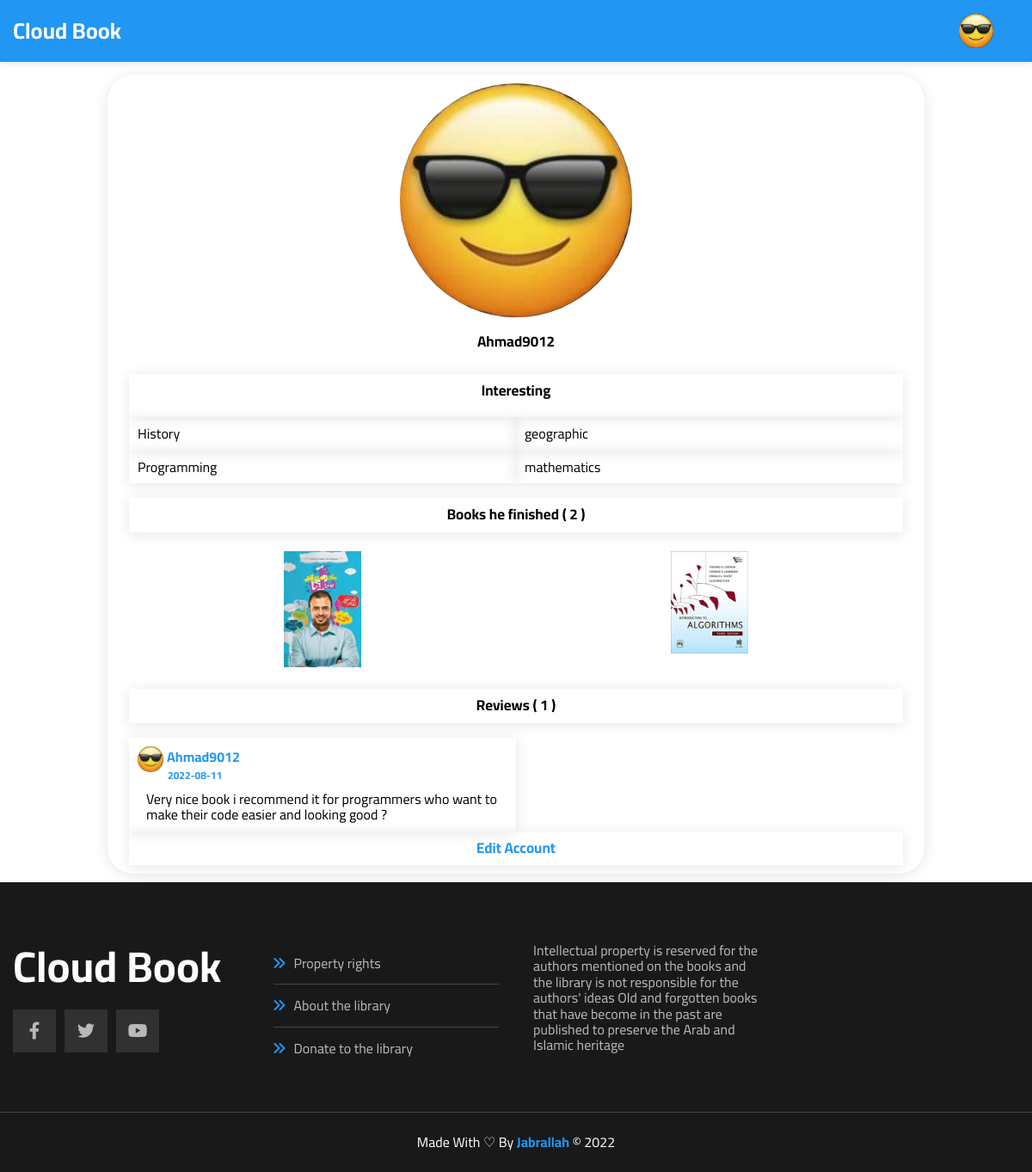
The page /myAcount.php?Username=Ahmad9012 (signed in) on the database its author committed.
### tables this page shows
CREATE TABLE `User` (
  `Username` varchar(200) DEFAULT NULL,
  `Id` bigint(20) NOT NULL,
  `Phone` int(11) NOT NULL,
  `Age` tinyint(4) NOT NULL,
  `Recite_code` int(11) DEFAULT NULL,
  `Password` char(200) NOT NULL,
  `photo` varchar(200) DEFAULT NULL
);

CREATE TABLE `Book` (
  `Title` varchar(30) NOT NULL,
  `Pages` smallint(6) NOT NULL,
  `Publish-dat` year(4) NOT NULL,
  `Code` bigint(20) NOT NULL,
  `Category_id` bigint(20) NOT NULL,
  `Author_Id` bigint(20) NOT NULL,
  `Cover` varchar(40) NOT NULL
);

### myAcount.php (the view, shortened to what this page needs)
<?php
 require 'Config.php';
 $user_name = $_SESSION['user_name'];
 $vesitorUser = $_GET['Username'];
   $activUser= $db->prepare("SELECT Id, Photo FROM User WHERE Username = '$user_name'");
   $activUser->execute();
   $ActivuserData = $activUser->fetchAll(PDO::FETCH_ASSOC);
 if ($vesitorUser && $user_name) {
   $sql = $db->prepare("SELECT Username, Photo FROM User WHERE Username = '$vesitorUser'");
   $sql->execute();
   $result = $sql->fetchAll(PDO::FETCH_ASSOC);
   $sql2 = $db->prepare("select Cover, Username from Book, User, Reded_Books where Id = User_Id AND Code = Book_Code And Username = '$vesitorUser'");
   $sql2->execute();
   $result2 = $sql2->fetchAll(PDO::FETCH_ASSOC);
   $numOfBooks = $sql2->rowCount();
   $sql3 = $db->prepare("SELECT Content, date, COUNT(Comment.Id),  Username, Photo FROM Comment, User WHERE User_Id = User.Id AND Username='$vesitorUser'");
   $sql3->execute();
   $result3 = $sql3->fetchAll(PDO::FETCH_ASSOC);
 }
?>
<!DOCTYPE html>
<html lang="en">
  <head>
    <link rel="stylesheet" href="normalize.css" />
    <link rel="stylesheet" href="myAcount.css" >
    <link rel="stylesheet" href="css/all.min.css" />
    </head>
    <body>
       <div class="header" id="header">
         <div class="container">
           <a href="main.php" class="logo">Cloud Book</a>
           <ul class="main-nav">
             <li>
               <?php
                 if (empty($ActivuserData[0]['Photo'])) {
                   echo "<a href='#'><img src='imgs/USER_IMGS/AltUser.png' style=' width : 40px; border-radius: 50%; '></a>";
                 }else {
                 echo "<a href='#'><img src='imgs/USER_IMGS/".$ActivuserData[0]['Photo']."' style=' width : 40px; border-radius: 50%; '></a>";
                 }
               ?>
	          </li>
           </ul>
         </div>
       </div>
       <div class="body" >
         <div class="container" >
           <div class="parent" >
             <center>
               <?php
                 if (empty($ActivuserData[0]['Photo'])) {
                   echo "<img src='imgs/USER_IMGS/AltUser.png' Alt='user' class='user' >";
                 }else {
                   echo "<img src='imgs/USER_IMGS/".$ActivuserData[0]['Photo']."' alt='user' class='user'><br>";
                 }
               ?>
               <h5><?php echo $result[0]['Username']?></h5>
             </center>
             <div class="intersting" >
               <div class="f1" >
                 <center>Interesting</center>
               </div>
               <div class="f2" >
                 History
               </div>
               <div class="f3" >
                 geographic
               </div>
               <div class="f4" >
                 Programming
               </div>
               <div class="f5" >
                 mathematics
               </div>
             </div>
               <div class="books">
                 <center><h3 class="title">Books he finished ( <?php echo $numOfBooks?> )</h3></center>
                 <div class="pictures">
                   <?php
                     for($i = 0; $i < $numOfBooks; $i++){
                       echo "<a  href='Book_Review.php?Code=".$result2[$i]['Code']."'><img src='imgs/".$result2[$i]['Cover']."'/></a>";
                     }
                   ?>
                  </div>
               </div>
               <div class="reviews">
                 <center><h3 class="title">Reviews ( <?php echo $result3[0]['COUNT(Comment.Id)']?> )</h3></center>
                 <div class="comments">
                   <?php
                     for($c = 0; $c < $result3[0]['COUNT(Comment.Id)']; $c++){
                       echo "<div>";
                         echo "<img style='width: 30px; border-radius: 50%; ' ' src='imgs/USER_IMGS/".$result[$c]['Photo']."'>";
                         echo "<a style=' position: relative; bottom: 12px; left: 4px; '>".$result3[$c]['Username']."</a><br>";
                         echo "<span style='font-size: 12px; position: relative; left: 35px; bottom: 10px;'>".$result3[$c]['date']."</span>";
                         echo "<p style='margin: 0px 10px 0px 10px;'>".$result3[$c]['Content']."</p>";
                       echo "</div>";
                     }
                   ?>
                 </div>
               </div>
               <div class="edit">
                 <center>
                   <a href="user_setting.php">Edit Account</a>
                 </center>
               </div>
           </div>
         </div>
       </div>
       <div class="footer">
         <div class="container">
          <div class="box">
           <h3>Cloud Book</h3>
           <ul class="social">
           <li>
             <a href="#" class="facebook">
               <i class="fab fa-facebook-f"></i>
             </a>
          </li>
          <li>
            <a href="#" class="twitter">
              <i class="fab fa-twitter"></i>
            </a>
         </li>
         <li>
          <a href="#" class="youtube">
           <i class="fab fa-youtube"></i>
          </a>
        </li>
      </ul>
       </div>
       <div class="box">
       <ul class="links">
       <li><a href="#">Property rights</a></li>
       <li><a href="#">About the library</a></li>
       <li><a href="#">Donate to the library</a></li>
       </ul>
       </div>
       <div class="paragraph" style="color: #b9b9b9;" >
       Intellectual property is reserved for the authors mentioned on the books and the library is not responsible for the authors' ideas Old and forgotten books that have become in the past are published to preserve the Arab and Islamic heritage
       </div>
       </div>
       <p class="copyright">Made With ♡ By <span> Jabrallah </span> &copy; <?php echo " 20".date(  "y" )?></p>
       </div>
    </body>
    </html>

### myAcount.css (style rules this page uses)
* { -webkit-box-sizing: border-box; -moz-box-sizing: border-box; box-sizing: border-box; }
:root { --main-color: #2196f3; --main-color-alt: #1787e0; --main-transition: 0.3s; --main-padding-top: 100px; --main-padding-bottom: 100px; --section-background: #ececec; }
html { scroll-behavior: smooth; }
body { font-family: "Cairo", sans-serif; }
a { text-decoration: none; }
ul { list-style: none; margin: 0; padding: 0; }
.container { padding-left: 15px; padding-right: 15px; margin-left: auto; margin-right: auto; margin: auto; position: relative; }
.header { background-color: var(--main-color); position: relative; -webkit-box-shadow: 0 0 10px #ddd; -moz-box-shadow: 0 0 10px #ddd; box-shadow: 0 0 10px #ddd; margin-bottom: 15px; }
.header .container { display: flex; justify-content: space-between; align-items: center; flex-wrap: wrap; position: relative; }
.header .logo { color: white; font-size: 26px; font-weight: bold; height: 72px; display: flex; justify-content: center; align-items: center; }
.header .main-nav > li > a { display: flex; justify-content: center; align-items: center; height: 72px; position: relative; color:white; padding: 0 30px; overflow: hidden; font-size: 35px; transition: var(--main-transition); }
.header .main-nav > li > a::before { content: ""; position: absolute; width: 100%; height: 4px; background-color: var(--main-color); top: 0; left: -100%; transition: var(--main-transition); }
.body { margin: auto; padding: 10px; justify-content: center; border-radius: 30px; width:100%; max-width: calc(100% - 250px); box-shadow: 0 2px 15px rgb(0 0 0 / 10%); }
.body .user { width: 30%; border-radius: 50%; }
.body h5 { margin-top: 15px; font-size: 17px; font-weight: bold; }
.body .intersting { display: grid; grid-template-columns: 50% 50%; grid-template-rows:50px auto auto auto ; }
.body .intersting .f1, .f2, .f3, .f4, .f5 { box-shadow: 0 2px 15px rgb(0 0 0 / 10%); padding: 10px; }
.body .intersting .f1 { font-size: 17px; font-weight: bold; grid-column: 1/3; }
.books h3 { font-size: 17px; font-weight: bold; box-shadow: 0 2px 15px rgb(0 0 0 / 10%); padding: 10px; width: 100%; }
.books .pictures { display: flex; flex-direction: row; flex-wrap: wrap; justify-content: space-around; }
.books img { width: 100px; padding: 5px; }
.reviews .title { font-size: 17px; font-weight: bold; box-shadow: 0 2px 15px rgb(0 0 0 / 10%); padding: 10px; width: 100%; }
.reviews .comments { display: flex; flex-direction: row; flex-wrap: wrap; justify-content: space-between; }
.reviews .comments img { width: 30px; border-radius: 50%; }
.reviews .comments a { position: relative; bottom: 12px; left: 4px; }
.reviews .comments span { font-size: 12px; position: relative; left: 35px; bottom: 10px; }
.reviews .comments p { margin: 0px 10px 0px 10px; }
.reviews .comments div { box-shadow: 0 2px 15px rgb(0 0 0 / 10%); padding: 10px; width: 50%; }
.reviews .comments div a, span { color: var(--main-color); font-weight: bold; }
.edit { box-shadow: 0 2px 15px rgb(0 0 0 / 10%); padding: 10px; width: 100%; }
.edit a { color: var(--main-color); font-size: 17px; font-weight: bold; }
.footer { background-color: #191919; margin-top: 10px; padding: 70px 0 0; }
.footer .container { display: grid; grid-template-columns: repeat(auto-fill, minmax(250px, 1fr)); gap: 40px; }
.footer .box h3 { color: white; font-size: 50px; margin: 0 0 20px; }
.footer .box .social { display: flex; }
.footer .box .social li { margin-right: 10px; }
.footer .box .social li a { background-color: #313131; color: #b9b9b9; display: inline-flex; justify-content: center; align-items: center; width: 50px; height: 50px; font-size: 20px; transition: var(--main-transition); }
.footer .box .links li { padding: 15px 0; transition: var(--main-transition); }
.footer .box .links li:not(:last-child) { border-bottom: 1px solid #444; }
.footer .box .links li a { color: #b9b9b9; transition: var(--main-transition); }
.footer .box .links li a::before { font-family: "Font Awesome 5 Free"; content: "\F101"; font-weight: 900; margin-right: 10px; color: var(--main-color); }
.footer .copyright { padding: 25px 0; text-align: center; color: white; margin: 50px 0 0; border-top: 1px solid #444; }
.footer span { color:var(--main-color); font-weight:bolder; }

### rows shown on the page
user: photo (placeholder picture)
user: Username "Ahmad9012", photo (placeholder picture)
book: Cover (picture)
book: Cover (picture)

### other values the page prints
$numOfBooks "2"
$result3[0]['COUNT(Comment.Id)'] "1"
$result3[$c]['Username'] "Ahmad9012"
$result3[$c]['date'] "2022-08-11"
$result3[$c]['Content'] "Very nice book i recommend it for programmers who want to make their code easier and looking good ?"
